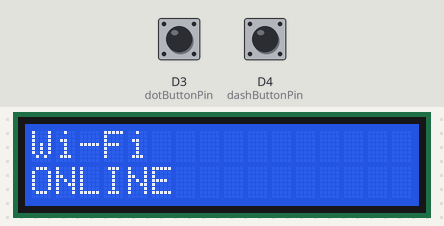
Bench run of a sketch on a simulated ESP8266 (NodeMCU). On the bench: 16×2 character LCD. The test bench sets the inputs (shaded band); at power-on: D3 (dotButtonPin) HIGH, D4 (dashButtonPin) HIGH. WiFi joins after 1.5 s; servers stay silent unless stated; what the sketch prints to the serial monitor is not drawn.

Above: at 3.3 s.
3.4 s: D3 (dotButtonPin) pulled LOW for 0.15 s
At 6.1 s:
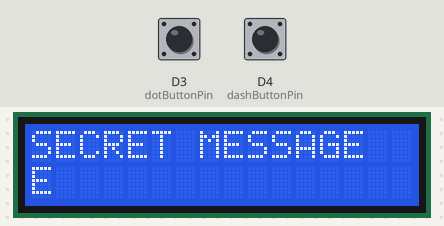
6.5 s: D4 (dashButtonPin) pulled LOW for 0.15 s
At 9.3 s:
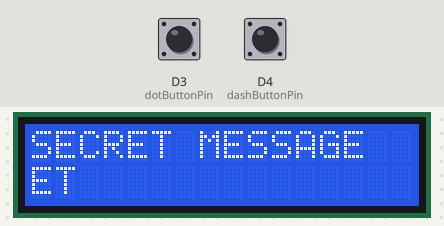
9.6 s: D3 (dotButtonPin) pulled LOW for 1 s
At 12.2 s:
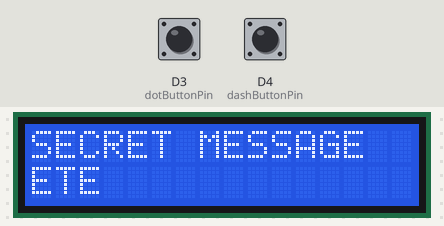
13.1 s: D4 (dashButtonPin) pulled LOW for 1 s
At 16.1 s:
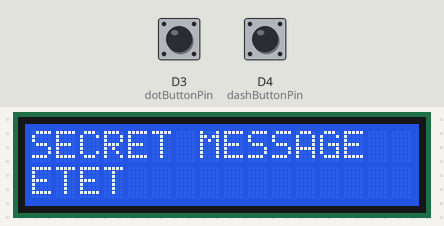
16.6 s: D3 (dotButtonPin) pulled LOW for 0.15 s
At 19.4 s:
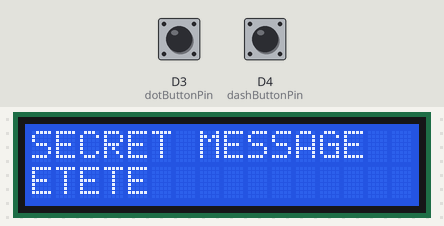
19.7 s: D4 (dashButtonPin) pulled LOW for 0.15 s
At 22.5 s:
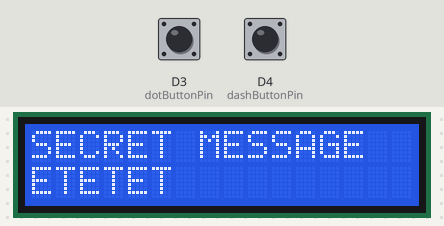
Timing chart, 0 to 23.8 s (numbered marks = the images above; inputs shaded):
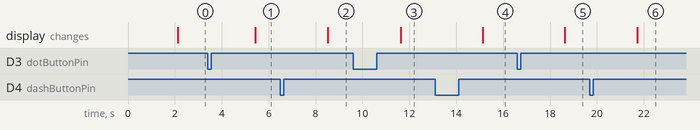

The sketch:

esp_to_server.ino
```cpp
#include <ESP8266WiFi.h>
#include <ESP8266HTTPClient.h>
#include <LiquidCrystal_I2C.h>
LiquidCrystal_I2C lcd(0x27, 16, 2);
const char* ssid = "";
const char* password = "";
const int sw = D5;
const int dotButtonPin = D3;   // Connect the dot button to this pin
const int dashButtonPin = D4;  // Connect the dash button to this pin
String morseInput = "";
unsigned long lastInputTime = 0;
String messages = "";  // To store the translated message

// Define a Morse code to alphabet lookup table
const char* morseAlphabet[] = {
  ".-",    // A
  "-...",  // B
  "-.-.",  // C
  "-..",   // D
  ".",     // E
  "..-.",  // F
  "--.",   // G
  "....",  // H
  "..",    // I
  ".---",  // J
  "-.-",   // K
  ".-..",  // L
  "--",    // M
  "-.",    // N
  "---",   // O
  ".--.",  // P
  "--.-",  // Q
  ".-.",   // R
  "...",   // S
  "-",     // T
  "..-",   // U
  "...-",  // V
  ".--",   // W
  "-..-",  // X
  "-.--",  // Y
  "--..",  // Z
};

void setup(void) {
  Serial.begin(9600);
  lcd.init();
  lcd.backlight();
  pinMode(sw, INPUT_PULLUP);
  pinMode(dotButtonPin, INPUT_PULLUP);
  pinMode(dashButtonPin, INPUT_PULLUP);
  lcd.clear();
  lcd.setCursor(0, 0);
  lcd.print("Wi-Fi");
  lcd.setCursor(0, 1);
  lcd.print("OFFLINE");
  WiFi.begin(ssid, password);

  while (WiFi.status() != WL_CONNECTED) {
    delay(1000);
    Serial.println("Connecting to WiFi...");
  }
  lcd.clear();
  lcd.setCursor(0, 0);
  lcd.print("Wi-Fi");
  lcd.setCursor(0, 1);
  lcd.print("ONLINE");
  Serial.println("Connected to WiFi");
  Serial.println("Press the dot button for dots and the dash button for dashes.");
}

void loop(void) {
  // Check if the dot button is pressed
  if (digitalRead(dotButtonPin) == LOW) {
    morseInput += ".";
    lastInputTime = millis();
    // Serial.println(".");
    delay(100);  // Adjust this delay as needed
    while (digitalRead(dotButtonPin) == LOW) {
      delay(10);  // Wait for the button to be released
    }
  }

  // Check if the dash button is pressed
  if (digitalRead(dashButtonPin) == LOW) {
    morseInput += "-";
    lastInputTime = millis();
    // Serial.println("-");
    delay(100);  // Adjust this delay as needed
    while (digitalRead(dashButtonPin) == LOW) {
      delay(10);  // Wait for the button to be released
    }
  }

  // Check if 7 dots were entered to insert a space
  if (morseInput.length() >= 7 && morseInput.endsWith(".......")) {
    morseInput = morseInput.substring(0, morseInput.length() - 7) + " ";  // Insert a space
  }

  if (millis() - lastInputTime >= 2000 && morseInput.length() > 0) {
    translateMorseToAlphabet();  // Translate the Morse input
    Serial.println("No input for 2 seconds. Printing the Morse input: " + morseInput);
    Serial.println("message: " + messages);
    morseInput = "";  // Clear the input after printing
  }

  if (Serial.available() > 0) {
    String message = Serial.readString();
    message.trim();
    Serial.print("Received message: ");
    Serial.println(message);
    // No need to convert to Morse here, as requested
  }
}

void translateMorseToAlphabet() {
  String currentCharacter = "";

  for (int i = 0; i < morseInput.length(); i++) {
    char morseChar = morseInput[i];
    if (morseChar == '.' || morseChar == '-') {
      currentCharacter += morseChar;
    } else if (morseChar == ' ') {
      if (currentCharacter.length() > 0) {
        for (int j = 0; j < 26; j++) {
          if (currentCharacter == morseAlphabet[j]) {
            messages += char('A' + j);
            break;
          }
        }
      }
      currentCharacter = "";
      messages += ' ';  // Add a space
    }
  }

  // Check for the last Morse code character
  if (currentCharacter.length() > 0) {
    for (int j = 0; j < 26; j++) {
      if (currentCharacter == morseAlphabet[j]) {
        messages += char('A' + j);
        break;
      }
    }
  }
  lcd.clear();
  lcd.setCursor(0, 0);
  lcd.print("SECRET MESSAGE");
  lcd.setCursor(0, 1);
  lcd.print(messages);
  if (morseInput.length() >= 5 && morseInput.endsWith("-----")) {
    lcd.clear();
    lcd.setCursor(0, 0);
    lcd.print("SECRET MESSAGE");
    lcd.setCursor(0, 1);
    lcd.print("SENDING....");
    delay(2000);
    server(messages);
    lcd.clear();
    lcd.setCursor(0, 0);
    lcd.print("SECRET MESSAGE");
    lcd.setCursor(0, 1);
    lcd.print("SENT...!!!");
    delay(2000);
  }
  //     lcd.clear();
  //     lcd.setCursor(0, 0);
  //     lcd.print("SECRET MESSAGE");
  //     lcd.setCursor(0, 1);
  //     lcd.print("SENDING....");
  //     delay(2000);
  //     server(messages);
  //     lcd.clear();
  //     lcd.setCursor(0, 0);
  //     lcd.print("SECRET MESSAGE");
  //     lcd.setCursor(0, 1);
  //     lcd.print("SENT...!!!");
  //     delay(2000);
  //
}

void server(String messages) {
  HTTPClient http;
  messages.replace(" ", "%20");
  Serial.println(messages);
  http.begin("http://192.168.10.22/Morse_Code_Transmission/script.php?messages=" + messages);
  http.GET();
  http.end();
}
```

Measured:
- after the input at 3.4 s, the display: changes after 2.0 s (image 1)
- after the input at 6.5 s, the display: changes after 2.0 s (image 2)
- after the input at 9.6 s, the display: changes after 2.0 s (image 3)
- after the input at 13.1 s, the display: changes after 2.0 s (image 4)
- after the input at 16.6 s, the display: changes after 2.0 s (image 5)
- after the input at 19.7 s, the display: changes after 2.0 s (image 6)
